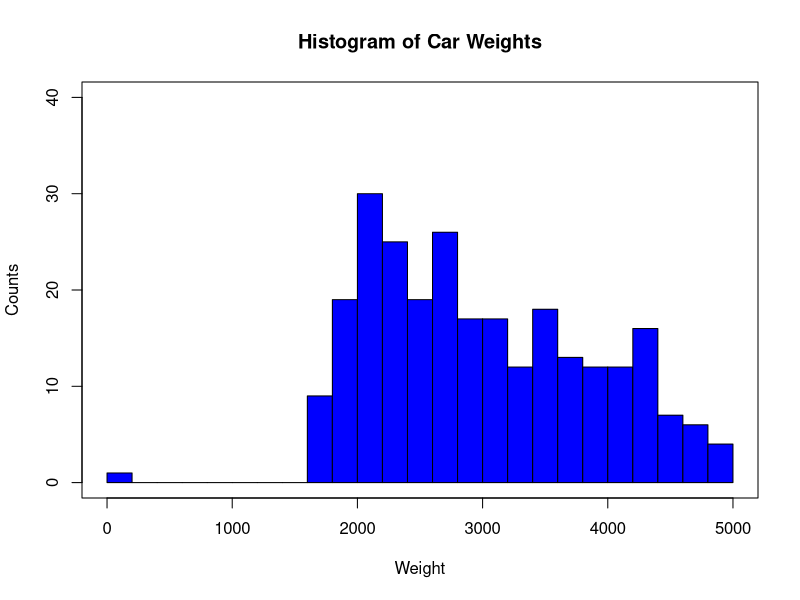
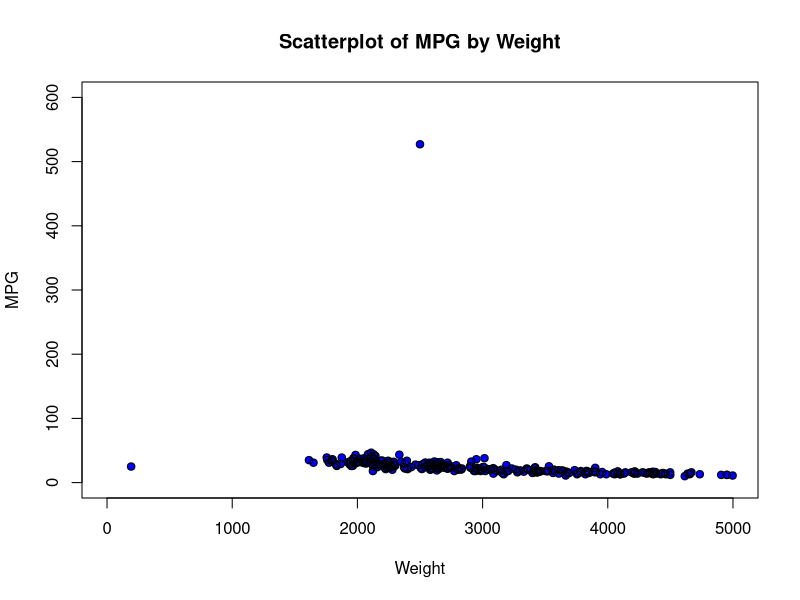
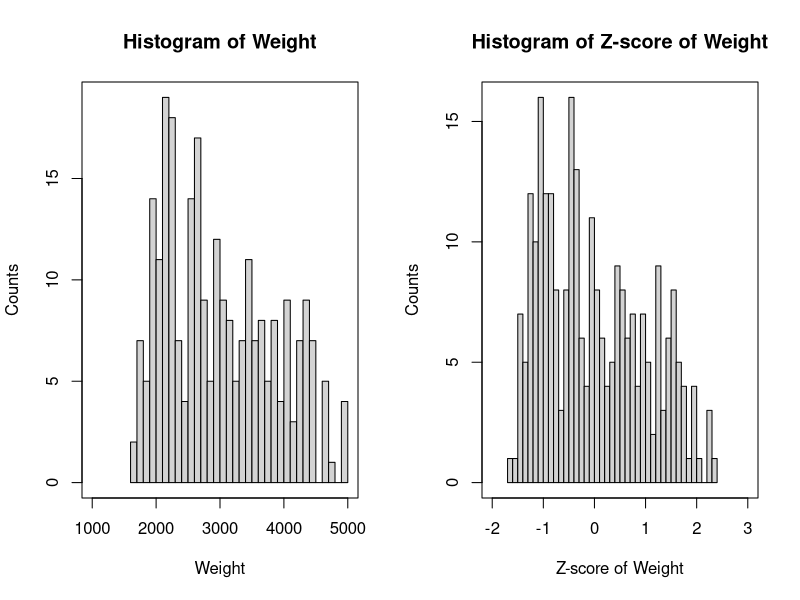
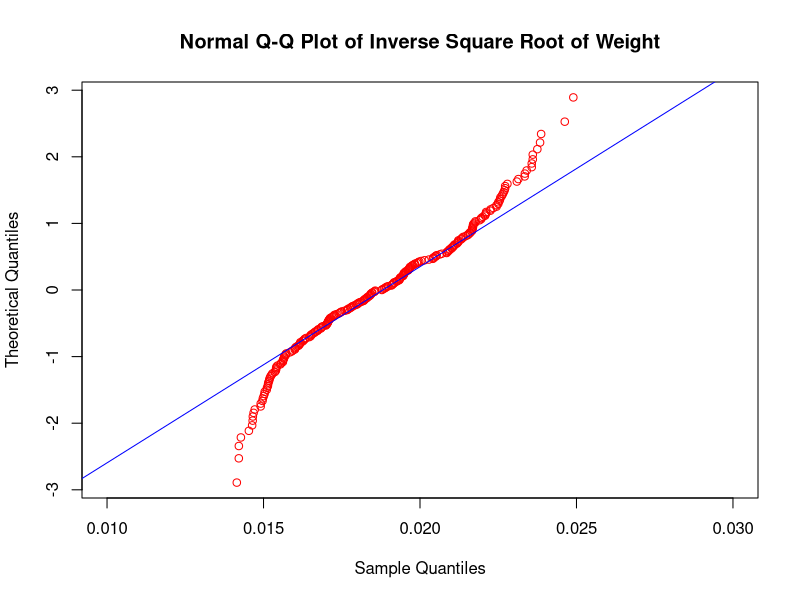
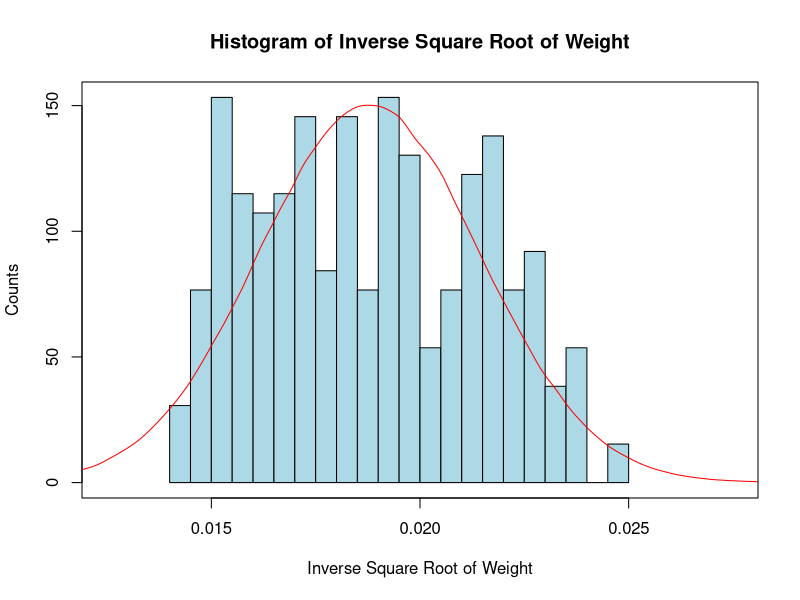

Here is the R script that generated these plots, in order:
# Data Exploration and Preparation
# Dr. Muhammad lqbal

# Tutorial 2

# How to Handle Missing Data: Example Using the Cars Data Set
# Note: Lines beginning with "#" are comment lines explaining what we are doing. The R

# compiler skips these lines. Lines indented (e.g., Create a Histogram, below) are meant to be
# on the same line as the one above. A semicolon tells R to separate one line into two lines,

# one before and one after the semicolon.


# ================ Input data set Cars into Data Frame "cars" =================

cars <- read.csv(file = "cars.txt", stringsAsFactors = FALSE)
# Show the new Data Frame "cars"
cars
# (only the first seven records shown
# in output)

# ====================== Create subset of "cars" ==============================

# Use records 1 to 5, variables 1, 3, 4, and 8.
cars_tiny <- cars[1:5,c(1, 3, 4, 8)]
cars_tiny

# ======================= Replace the missing value with some constant ========
cars_tiny [2,2] <- cars_tiny[4.4] <-NA
cars_tiny[2,2] <- 0

cars_tiny[4.4] <- "Missing"
cars_tiny


  
# ============== Replace the missing value with the field mean or mode ========

# Recreate the missing value table
cars_tiny[2,2] <- cars_tiny[4,4] <- NA
# Replace cars_tiny[2,2] with cubicinches mean

cars_tiny[2,2] <- mean(na.omit(cars_tiny$cubicinches))

# Replace cars_tiny[4,4] with brand mode
our_table <- table(cars_tiny$brand)

our_mode <- names(our_table)[our_table == max(our_table)]
cars_tiny [4.4] <- our_mode
cars_tiny


# Replace missing values with a value generated at random from the observed distribution

# Recreate the missing value table
cars_tiny[2,2] <- cars_tiny[4,4] <- NA

# Generate random observation from
# observed distribution; results will vary
obs_brand <- sample(na.omit(cars_tiny$brand), 1)

obs_cubicinches <- sample(na.omit(cars_tiny$cubicinches), 1)

# Replace the missing values
cars_tiny[2,2] <- obs_cubicinches
cars_tiny[4,4] <- obs_brand
cars_tiny

# Five Number Summary with Mean
summary (cars$weight)

# Count
length(cars$weight)



# ============================== Create a histogram ===========================

# Input the cars2 dataset
cars2 <- read.csv(file = "cars2.txt", stringsAsFactors = TRUE)

# Set up the plot area
par(mfrow = c(1,1))

# Create the histogram bars
hist( cars2$weight,
      breaks = 30,
      xlim = c(0, 5000),
      col = "blue",
      border = "black",
      ylim = c(0, 40),
      xlab = "Weight",
      ylab = "Counts",
      main = "Histogram of Car Weights")

# Make a box around the plot
box(which = "plot",
    Ity = "solid",
    col="black")



# ========================== Create a scatterplot =============================
plot(cars2$weight, cars2$mpg,
     xlim = c(0, 5000),
     ylim = c(0, 600),
     xlab = "Weight",
     ylab = "MPG",
     main = "Scatterplot of MPG by Weight",
     type = "p",
     pch = 16,
     col = "blue")

#Add open black circles
points(cars2$weight,
       cars2$mpg,
       type = "p",
       col = "black")


# Natural Log transformation
natlog_weight <- log(cars$weight)
natlog_weight

# Inverse Square Root transformation
invsqrt_weight <- 1 / sqrt(cars$weight)
invsqrt_weight


# ========================== Min-Max Normalization ============================
mmnorm.weight <- (cars$weight -
                    min(cars$weight))/(max(cars$weight) - min(cars$weight))
mmnorm.weight

# =============================== Z-score =====================================
zscore.weight <- (cars$weight - mean(cars$weight))/sd(cars$weight)
zscore.weight


# ============================ Calculate skewness =============================
weight_skew <- (3*(mean(cars$weight) -
                     median(cars$weight))) / sd(cars$weight)

zscore.weight_skew <- (3* ( mean(zscore.weight) - median(zscore.weight))) /
  sd(zscore.weight)

weight_skew; zscore.weight_skew


# ============================ Find the skewness ==============================
Inweight_skew <- (3*(mean(natlog_weight) - median(natlog_weight))) / sd(natlog_weight)
Inweight_skew

# ============ Side-by-Side Histograms of Weight and Z-score of Weight =========

par( mfrow = c( 1,2))

hist( cars$weight, breaks = 30,
      xlim = c(1000, 5000),
      main = "Histogram of Weight",
      xlab = "Weight",
      ylab = "Counts")

box(which = "plot",
    Ity = "solid",
    col="black")

hist( zscore.weight,
      breaks = 30,
      xlim = c(-2, 3),
      main = "Histogram of Z-score of Weight",
      xlab = "Z-score of Weight",
      ylab = "Counts")

box(which = "plot",
    Ity = "solid",
    col="black")


# ============================ Normal probability plot =======================

par(mfrow = c(1,1))

qqnorm(invsqrt_weight,
       datax = TRUE,
       col = "red",
       ylim = c(0.01, 0.03),
       main = "Normal Q-Q Plot of Inverse Square Root of Weight")

qqline(invsqrt_weight,
       col = "blue",
       datax = TRUE)

# ================ Inverse Square Root skewness ================================
invsqweight_skew <- (3*(mean(invsqrt_weight) - median(invsqrt_weight)))/sd(invsqrt_weight)
invsqweight_skew



# ==== Create histogram with fitted Normal distribution


# Simulate from a Normal distribution
x <- rnorm(1000000, mean = mean(invsqrt_weight), sd = sd(invsqrt_weight))

par(mfrow = c(1,1))

hist(invsqrt_weight,
     breaks = 30,
     xlim = c(0.0125, 0.0275),
     col = "lightblue",
     prob = TRUE,
     border = "black",
     xlab = "Inverse Square Root of Weight",
     ylab = "Counts",
     main = "Histogram of Inverse Square Root of Weight")

box(which = "plot",
    Ity = "solid",
    col="black")
    lines(density (x),
    col = "red")


# =========== Create three flag variables for four categories =================
    
# Ten observations, with 999 as our placeholder for unassigned values
north_flag <- east_flag <- south_flag <- c(rep(999, 10))
# Create the variable region

region <- c(rep(c("north", "south", "east", "west"),2), "north", "south")

# Change the flag variable values to 0 or 1
for (i in 1:length(region)) {
  if(region[i] == "north") north_flag[i] = 1
  
  else north_flag[i] = 0
  if(region [i] == "east") east_flag[i] = 1 else
    east_flag[i] = 0
  if(region[i] == "south") south_flag[i] = 1
  else south_flag[i] = 0
}

north_flag; east_flag; south_flag
  
  
# ========================= Transforming the data ============================
x <- cars$weight[1 ]; x
# Transform x using y = 1 / sqrt(x)
y <- 1 / sqrt(x); y
# Detransform x using x = 1 / (y)^2
detransformedx <- 1 /y^2; detransformedx

# ==================== Find duplicate records in a data frame =================
anyDuplicated(cars)
# To examine each record, use Duplicated
duplicated(cars)
# "True' indicates a record which is a duplicate of previous records.

# 'False' indicates a record which is not a duplicate of previous records
# Duplicate the first record in 'data' to make new dataset
new.cars <- rbind(cars, cars[1,])
# Check for duplicates

anyDuplicated(new.cars)
# The 262nd record is a duplicate
duplicated(new.cars)
# True indicates a duplicate of a previous record


# =========================== Create an index field ===========================

# For data frames
# Data frames already have an index field;

# the left-most column
# The index of a record will stay with that
# record, even if the records are reordered.
cars
cars[order(cars$mpg),]


# For vectors or matrices
# Add a column to act as an index field
x <- c(1,1,3:1,1:4,3); y <- c(9,9:1)

z <- c(2,1:9)
matrix <- t(rbind(x,y,z)); matrix
indexed_m <- cbind(c(1:length(x)), matrix);
indexed_m
indexed_m[order(z), ]

# ============================== Binning =====================================
# Enter the dataset, call it xdata
xdata <- c( 1,1, 1,1,1,2,2,11,11,12,12,44)
# Get the sample size of the variable

n <- length(xdata)
#Declare number of bins and bin indicator
nbins <- 3
whichbin <- c(rep(0, n))

# Equal frequency
freq <- n/nbins

# Sort the data
xsorted <- sort(xdata)

for (i in 1:nbins) {
  for (j in 1:n) {
    if( (i-1 )* freq < j && j <=i*freq)
      whichbin[j] <- i
  }
}
whichbin
    

# K-means
kmeansclustering <- kmeans(xdata, centers = nbins)
whichbin <- kmeansclustering$cluster;
whichbin

# Equal width
range_xdata <- max(xdata) - min(xdata) + 1
binwidth <- range_xdata/nbins

for (i in 1:nbins) {
  for (j in 1:n) {
    if((i-1 )*binwidth < xdata[j] &&
       xdata[j] <= (i)*binwidth)
      whichbin[j] <- i
  }
}
whichbin

    
# Reference:
# Discovering Knowledge in Data: An Introduction to Data exploration, Second Edition, by
# Daniel Larose and Chantal Larose, John Wiley and Sons, Inc., 2014

